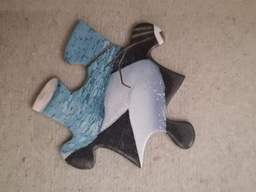
#> input picture work/assets/image-35.jpg, 256 x 192 px, shrunk from 600 x 450 before the run, found by its file name
$ jupyter execute --allow-errors Lab1.ipynb
#> lines starting #> are read from the running program, lines starting #| are printed output that depends on the picture; long printed decimals are rounded
# Computer Vision

## Lab 1

### Imports

[cell 1]
# Computation
import cv2
import numpy as np
import scipy
from skimage import color, filters
from sklearn import metrics

# Plotting
import matplotlib.pyplot as plt
import seaborn as sns

### Filter Kernels

[cell 2]
prewitt_vertical = np.array([[1, 1, 1], [0, 0, 0], [-1, -1, -1]])
prewitt_horizontal = np.array([[1, 0, -1], [1, 0, -1], [1, 0, -1]])
laplacian_2d = np.array([[0, -1, 0], [-1, 4, -1], [0, -1, 0]])

### Section 2 - Define Images

[cell 3]
# RGB
image_35 = np.array(cv2.imread("./image-35.jpg")
                    [:, :, ::-1], dtype=np.uint8)
image_83 = np.array(cv2.imread("./image-83.jpg")
                    [:, :, ::-1], dtype=np.uint8)
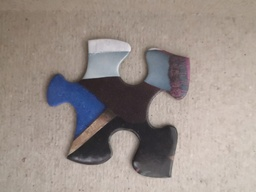
#> input picture work/assets/image-83.jpg, 256 x 192 px, shrunk from 600 x 450 before the run, found by its file name
image_110 = np.array(cv2.imread("./image-110.jpg")
                     [:, :, ::-1], dtype=np.uint8)
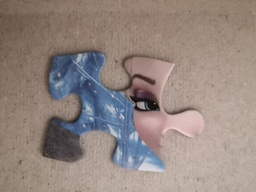
#> input picture work/assets/image-110.jpg, 256 x 192 px, shrunk from 600 x 450 before the run, found by its file name

images = [image_35, image_83, image_110]
num_images = len(images)
#> num_images = 3

# Grayscale
grayscale_35 = color.rgb2gray(image_35)
grayscale_83 = color.rgb2gray(image_83)
grayscale_110 = color.rgb2gray(image_110)

grayscales = [grayscale_35, grayscale_83, grayscale_110]
num_grayscales = len(grayscales)
#> num_grayscales = 3

# HSV
hsv_35 = color.rgb2hsv(image_35)
hsv_83 = color.rgb2hsv(image_83)
hsv_110 = color.rgb2hsv(image_110)

hsvs = [hsv_35, hsv_83, hsv_110]
num_hsvs = len(hsvs)
#> num_hsvs = 3

# Masks
mask_35 = np.array(cv2.imread("./mask-35.png")
                   [:, :, ::-1], dtype=np.uint8)
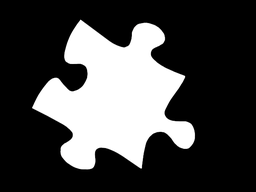
#> input picture work/assets/mask-35.png, 256 x 192 px, shrunk from 600 x 450 before the run, found by its file name
mask_83 = np.array(cv2.imread("./mask-83.png")
                   [:, :, ::-1], dtype=np.uint8)
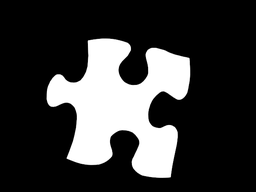
#> input picture work/assets/mask-83.png, 256 x 192 px, shrunk from 600 x 450 before the run, found by its file name
mask_110 = np.array(cv2.imread("./mask-110.png")
                    [:, :, ::-1], dtype=np.uint8)
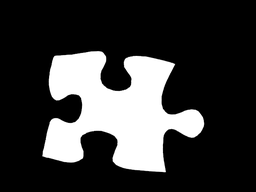
#> input picture work/assets/mask-110.png, 256 x 192 px, shrunk from 600 x 450 before the run, found by its file name
#> mask_110 is the input picture: shape (192, 256, 3); min 0, max 255, mean 57.4

masks = [mask_35, mask_83, mask_110]
num_masks = len(masks)
#> num_masks = 3

# Masks Binary
mask_gray_35 = color.rgb2gray(mask_35)
mask_bin_35 = (mask_gray_35 > filters.threshold_mean(mask_gray_35)) * 1.0


mask_gray_83 = color.rgb2gray(mask_83)
mask_bin_83 = (mask_gray_83 > filters.threshold_mean(mask_gray_83)) * 1.0

mask_gray_110 = color.rgb2gray(mask_110)
mask_bin_110 = (mask_gray_110 > filters.threshold_mean(mask_gray_110)) * 1.0

masks_bin = [mask_bin_35, mask_bin_83, mask_bin_110]
num_masks_bin = len(masks_bin)
#> num_masks_bin = 3

### Section 3 - Display Images

[cell 4]
fig = plt.figure(figsize=(num_images * 5, 15))

for image, grayscale, mask, mask_bin, hsv, i in zip(images, grayscales, masks, masks_bin, hsvs, range(num_images)):
    fig.add_subplot(5, num_images, i+1)
    plt.imshow(image)
    plt.axis('off')

    fig.add_subplot(5, num_images, num_images+i+1)
    plt.imshow(grayscale, cmap="gray")
    plt.axis('off')

    fig.add_subplot(5, num_images, 2*num_images+i+1)
    plt.imshow(mask)
    plt.axis('off')


    fig.add_subplot(5, num_images, 3*num_images+i+1)
    plt.imshow(mask_bin)
    plt.axis('off')

    fig.add_subplot(5, num_images, 4*num_images+i+1)
    plt.imshow(hsv)
    plt.axis('off')
#> this loop made 3 passes

### Section 4 - Descriptive Statistics

#### Statistics

[cell 5]
rows = [
    "width",
    "height",
    "total pixels",
    "black pixels",
    "white pixels",
    "gray min",
    "gray max",
    "puzzle min",
    "puzzle max",
    "bg min",
    "bg max",
    "gray mean",
    "puzzle mean",
    "bg mean",
    "puzzle var",
    "bg var",
]

columns = [
    "image-35",
    "image-83",
    "image-110"
]

[cell 6]
cell_text = np.zeros((len(rows), len(columns)))

#> (the rest of this cell did not finish here and is left out)

#### Histograms

[cell 7]
fig, axes = plt.subplots(14, num_images, sharey='row')

fig.set_figwidth(5 * num_images)
fig.set_figheight(5 * 14)
fig.tight_layout(h_pad=5)


for image, grayscale, mask, i in zip(images, grayscales, masks, range(num_images)):
    # 15. Image red pixel intensity histogram
    sns.histplot(
        ax=axes[0, i],
        data=image[:, :, 0].flatten(),
        color="r"
    ).set(
        title=f"red pixels intensities"
    )

    # 16. Image green pixel intensity histogram
    sns.histplot(
        ax=axes[1, i],
        data=image[:, :, 1].flatten(),
        color="g"
    ).set(
        title=f"green pixels intensities"
    )

    # 17. Image blue pixel intensity histogram
    sns.histplot(
        ax=axes[2, i],
        data=image[:, :, 2].flatten(),
        color="b"
    ).set(
        title=f"blue pixels intensities"
    )

    # 18.1 Mask red pixel intensity histogram
    sns.histplot(
        ax=axes[3, i],
        data=mask[:, :, 0].flatten(),
        color="r"
    ).set(
        title=f"mask red pixels intensities"
    )

    # 18.2 Mask green pixel intensity histogram
    sns.histplot(
        ax=axes[4, i],
        data=mask[:, :, 1].flatten(),
        color="g"
    ).set(
        title=f"mask green pixels intensities"
    )

    # 18.3 Mask blue pixel intensity histogram
    sns.histplot(
        ax=axes[5, i],
        data=mask[:, :, 2].flatten(),
        color="b"
    ).set(
        title=f"mask blue pixels intensities"
    )

    # 19.
    sns.histplot(
        ax=axes[6, i],
        data=image.flatten()
    ).set(
        title=f"rgb pixels intensities"
    )

    # 20.
    sns.histplot(
        ax=axes[7, i],
        data=grayscale.flatten()
    ).set(
        title=f"grayscale pixels intensities"
    )

    # 21.1 Hue pixel intensity histogram
    sns.histplot(
        ax=axes[8, i],
        data=hsv[:, :, 0].flatten()
    ).set(
        title=f"hue pixels intensities"
    )

    # 21.2 Saturation pixel intensity histogram
    sns.histplot(
        ax=axes[9, i],
        data=hsv[:, :, 1].flatten()
    ).set(
        title=f"saturation pixels intensities"
    )

    # 21.3 Value pixel intensity histogram
    sns.histplot(
        ax=axes[10, i],
        data=hsv[:, :, 2].flatten()
    ).set(
        title=f"value pixels intensities"
    )

    # 22.1 Hue pixel intensity histogram (Kernel Density Estimates)
    sns.histplot(
        ax=axes[11, i],
        data=hsv[:, :, 0].flatten(),
        kde=True
    ).set(
        title=f"hue pixels intensities"
    )

    # 22.2 Saturation pixel intensity histogram (Kernel Density Estimates)
    sns.histplot(
        ax=axes[12, i],
        data=hsv[:, :, 1].flatten(),
        kde=True
    ).set(
        title=f"saturation pixels intensities"
    )

    # 22.3 Value pixel intensity histogram (Kernel Density Estimates)
    sns.histplot(
        ax=axes[13, i],
        data=hsv[:, :, 2].flatten(),
        kde=True
    ).set(
        title=f"value pixels intensities"
    )
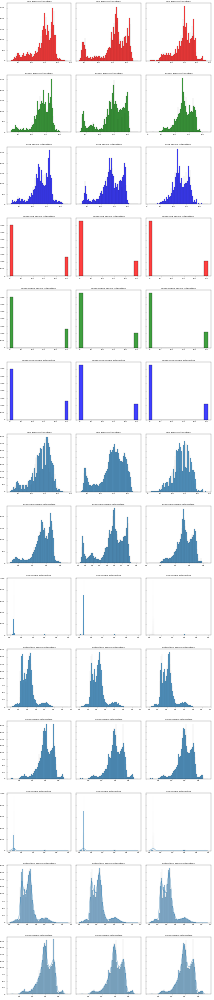
#> figure drawn by matplotlib, 42 panels; panel 1: tallest bar 2491 high, from x = 179.9 to 182.4; panel 4: tallest bar 2525 high, from x = 168.8 to 171; panel 7: tallest bar 2613 high, from x = 158.7 to 161.1; panel 10: tallest bar 35237 high, from x = 0 to 13.42

### Section 5 - Bonus

#### Contrast Stretching

[cell 8]
def channel_contrast_stretch(channel):
    channel_min, channel_max = np.amin(channel), np.amax(channel)
    return (channel - channel_min) / (channel_max - channel_min)


fig, axes = plt.subplots(4, num_images, sharey='row')

fig.set_figwidth(5 * num_images)
fig.set_figheight(5 * 4)
fig.tight_layout(h_pad=5)

for i, image in enumerate(images):
    image_float = image / 255
    image_stretched = np.zeros(image.shape)

    image_stretched[:, :, 0] = channel_contrast_stretch(image_float[:, :, 0])
    image_stretched[:, :, 1] = channel_contrast_stretch(image_float[:, :, 1])
    image_stretched[:, :, 2] = channel_contrast_stretch(image_float[:, :, 2])

    image_stretched = image_stretched * 255

    grayscale = color.rgb2gray(image_stretched)
    hsv = color.rgb2hsv(image_stretched)

    # Grayscale pixel intensity histogram for contrast stretched image
    sns.histplot(
        ax=axes[0, i],
        data=grayscale.flatten()
    ).set(
        title=f"grayscale contrast stretched"
    )

    # Hue pixel intensity histogram for contrast stretched image
    sns.histplot(
        ax=axes[1, i],
        data=hsv[:, :, 0].flatten()
    ).set(
        title=f"hue pixels intensities contrast stretched"
    )

    # Saturation pixel intensity histogram for contrast stretched image
    sns.histplot(
        ax=axes[2, i],
        data=hsv[:, :, 1].flatten()
    ).set(
        title=f"saturation pixels intensities contrast stretched"
    )

    # Value pixel intensity histogram for contrast stretched image
    sns.histplot(
        ax=axes[3, i],
        data=hsv[:, :, 2].flatten()
    ).set(
        title=f"value pixels intensities contrast stretched"
    )
#> this loop made 3 passes
#> pass 1, `image_stretched = image_stretched * 255`:
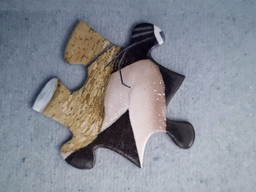
#> image_stretched: shape (192, 256, 3) float64; mean of channels 0, 1, 2 147.6, 139.7, 136.5; drawn as B, G, R
#> after the loop:
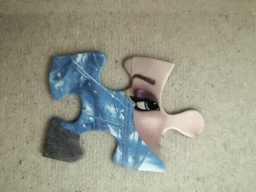
#> image_stretched: shape (192, 256, 3) float64; mean R, G, B 151.5, 153.3, 137.3

#### Histogram Equalization

[cell 9]
def channel_equalization(channel):
    hist, bins = np.histogram(channel.flatten(), 256, [0, 1])
    cdf = hist.cumsum()
    normalized = cdf * hist.max() / cdf.max()
    return normalized


fig, axes = plt.subplots(4, num_images, sharey='row')

fig.set_figwidth(5 * num_images)
fig.set_figheight(5 * 4)
fig.tight_layout(h_pad=5)

for grayscale, hsv, i in zip(grayscales, hsvs, range(num_images)):
    grayscale_equalized = channel_equalization(grayscale)
    hue_equalized = channel_equalization(hsv[:, :, 0])
    saturation_equalized = channel_equalization(hsv[:, :, 1])
    value_equalized = channel_equalization(hsv[:, :, 2])

    # Grayscale pixel intensity histogram for contrast stretched image
    sns.histplot(
        ax=axes[0, i],
        data=grayscale_equalized.flatten()
    ).set(
        title=f"grayscale equalized histogram"
    )

    # Hue pixel intensity histogram for contrast stretched image
    sns.histplot(
        ax=axes[1, i],
        data=hue_equalized.flatten()
    ).set(
        title=f"hue pixels intensities contrast stretched"
    )

    # Saturation pixel intensity histogram for contrast stretched image
    sns.histplot(
        ax=axes[2, i],
        data=saturation_equalized.flatten()
    ).set(
        title=f"saturation pixels intensities contrast stretched"
    )

    # Value pixel intensity histogram for contrast stretched image
    sns.histplot(
        ax=axes[3, i],
        data=value_equalized.flatten()
    ).set(
        title=f"value pixels intensities contrast stretched"
    )
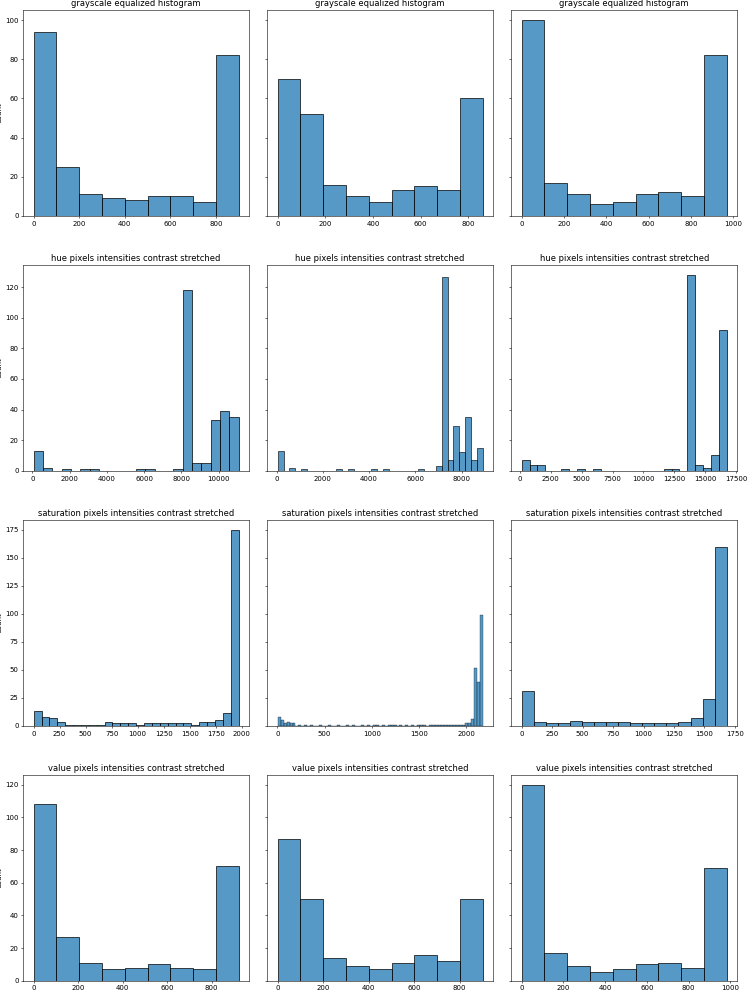
#> figure drawn by matplotlib, 12 panels; panel 1: tallest bar 94 high, from x = 0 to 99.89; panel 4: tallest bar 118 high, from x = 8070 to 8570.2; panel 7: tallest bar 175 high, from x = 1893.3 to 1969; panel 10: tallest bar 108 high, from x = 0 to 102.3

### Section 6 - Background Classifier

#### Question 1

[cell 10]
def convolve(image_arr, kernel):
    """Apply a convolution to an image based on given kernel and padding type

    Args:
        image_arr (NDArray): N X M Image
        kernel (NDArray): _description_

    Returns:
        new_image_arr (NDArray): N X M Image with applied filter
    """
    # Rotate 180 for convolution
    kernel = np.rot90(kernel, k=2)

    kernel_h, kernel_w = kernel.shape
#> kernel_h = 3; kernel_w = 3
    pad_h, pad_w = kernel_h // 2, kernel_w // 2
#> pad_h = 1; pad_w = 1

    height, width = image_arr.shape
#> height = 192; width = 256

    pad_width = ((pad_h, pad_h), (pad_w, pad_w))
#> pad_width = ((1, 1), (1, 1))
    image_pad = np.pad(image_arr, pad_width=pad_width)

    new_image = np.zeros(image_arr.shape)
    for i in range(height):
        for j in range(width):
            new_image[i, j] = (
                image_pad[i:i+kernel_h, j:j+kernel_w] * kernel).sum()

    return new_image

[cell 11]
# Test Convolve
image_float = image_35 / 255

custom_convolution = np.zeros(image_float.shape)
custom_convolution[:, :, 0] = convolve(image_float[:, :, 0], laplacian_2d)
custom_convolution[:, :, 1] = convolve(image_float[:, :, 1], laplacian_2d)
custom_convolution[:, :, 2] = convolve(image_float[:, :, 2], laplacian_2d)

library_convolution = cv2.filter2D(
    image_float, -1, np.rot90(laplacian_2d, k=2))

fig = plt.figure(figsize=(15, 5))
fig.add_subplot(1, 2, 1)
plt.imshow(custom_convolution)
plt.axis('off')

fig.add_subplot(1, 2, 2)
plt.imshow(library_convolution)
plt.axis('off')
#> Out = (-0.5, 255.5, 191.5, -0.5)

#### Question 2

[cell 12]
def get_image_features(image, hsv):
    features = np.zeros((np.prod(image.shape[:-1]), 15))
    image_float = image / 255

    image_r = image_float[:, :, 0]
    image_g = image_float[:, :, 1]
    image_b = image_float[:, :, 2]

    # RGB
    features[:, 0] = image_r.flatten()
    features[:, 1] = image_g.flatten()
    features[:, 2] = image_b.flatten()

    # HSV
    features[:, 3] = hsv[:, :, 0].flatten()
    features[:, 4] = hsv[:, :, 1].flatten()
    features[:, 5] = hsv[:, :, 2].flatten()

    # Prewitt Vertical
    features[:, 6] = convolve(image_r, prewitt_vertical).flatten()
#> after the loop in convolve (call 4), `for i in range(height):`:
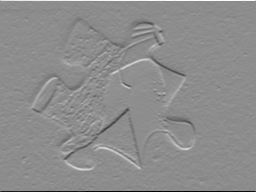
#> new_image: shape (192, 256) float64; min -2.28, max 1.84, mean 0.00197; drawn with min black and max white
    features[:, 7] = convolve(image_g, prewitt_vertical).flatten()
    features[:, 8] = convolve(image_b, prewitt_vertical).flatten()

    # Prewitt Horizontal
    features[:, 9] = convolve(image_r, prewitt_horizontal).flatten()
    features[:, 10] = convolve(image_g, prewitt_horizontal).flatten()
    features[:, 11] = convolve(image_b, prewitt_horizontal).flatten()

    # Laplacian
    features[:, 12] = convolve(image_r, laplacian_2d).flatten()
    features[:, 13] = convolve(image_g, laplacian_2d).flatten()
    features[:, 14] = convolve(image_b, laplacian_2d).flatten()

    return features

[cell 13]
training_features = get_image_features(image_35, hsv_35)
print(training_features.shape)
#| (49152, 15)

#### Question 3

[cell 14]
features_mean = np.mean(training_features, axis=0)
#> features_mean = [0.573, 0.532, 0.505, 0.216, 0.18, 0.59, 0.00197, 0.00221, 0.00247, 0.00155, 0.0016, 0.00173, 0.0112, 0.0101, 0.00909]
print("mean", features_mean.shape)
#| mean (15,)

features_cov = np.cov(training_features.T)
print("cov", features_cov.shape)
#| cov (15, 15)

#### Question 4

[cell 15]
validation_features = get_image_features(image_83, hsv_83)
print(validation_features.shape)
#| (49152, 15)

[cell 16]
normal_dist = scipy.stats.multivariate_normal(
    mean=features_mean,
    cov=features_cov)
normal_pdf = normal_dist.pdf(validation_features)

print(f"θ_min = {normal_pdf.min()}")
#| θ_min = 7.730755193111702e-198
print(f"θ_max = {normal_pdf.max()}")
#| θ_max = 885897727534891.0

theta = 1.6e+12

predicted = (normal_pdf < theta).reshape(image_83.shape[:-1]) * 1

accuracy = 1 - \
    np.sum(np.abs(predicted - mask_bin_83)) / \
    np.prod(predicted.shape)
#> accuracy = 0.9

print(f"accuracy = {accuracy}")
#| accuracy = 0.9002

[cell 17]
fig = plt.figure(figsize=(num_images * 5, 15))

fig.add_subplot(1, 3, 1)
plt.imshow(image_83)
plt.axis('off')
plt.title("image-83.jpg")

fig.add_subplot(1, 3, 2)
plt.imshow(predicted, cmap='gray')
plt.axis('off')
plt.title(f"image-83.jpg (inference)")

fig.add_subplot(1, 3, 3)
plt.imshow(mask, cmap='gray')
plt.axis('off')
plt.title("mask-83.png")

#### Question 5

[cell 18]
def get_image_features_with_hsv(image, hsv):
    features = np.zeros((np.prod(image.shape[:-1]), 24))
    features[:, :15] = get_image_features(image, hsv)

    hue = hsv[:, :, 0]
    saturation = hsv[:, :, 1]
    value = hsv[:, :, 2]

    # HSV Prewitt Vertical
    features[:, 15] = convolve(hue, prewitt_vertical).flatten()
    features[:, 16] = convolve(saturation, prewitt_vertical).flatten()
    features[:, 17] = convolve(value, prewitt_vertical).flatten()

    # HSV Prewitt Horizontal
    features[:, 18] = convolve(hue, prewitt_horizontal).flatten()
    features[:, 19] = convolve(saturation, prewitt_horizontal).flatten()
    features[:, 20] = convolve(value, prewitt_horizontal).flatten()

    # HSV Laplacian
    features[:, 21] = convolve(hue, laplacian_2d).flatten()
    features[:, 22] = convolve(saturation, laplacian_2d).flatten()
    features[:, 23] = convolve(value, laplacian_2d).flatten()

    return features

##### With HSV

[cell 19]
training_features_hsv = get_image_features_with_hsv(image_35, hsv_35)
print(training_features_hsv.shape)
#| (49152, 24)

[cell 20]
features_hsv_mean = np.mean(training_features_hsv, axis=0)
#> features_hsv_mean = 24 values, max 0.59 at index 5, min -0.00139 at index 16, mean 0.111
print("mean", features_hsv_mean.shape)
#| mean (24,)

features_hsv_cov = np.cov(training_features_hsv.T)
print("cov", features_hsv_cov.shape)
#| cov (24, 24)

[cell 21]
validation_features_hsv = get_image_features_with_hsv(image_83, hsv_83)
print(validation_features_hsv.shape)
#| (49152, 24)

[cell 22]
normal_dist_hsv = scipy.stats.multivariate_normal(
    mean=features_hsv_mean,
    cov=features_hsv_cov)
normal_pdf_hsv = normal_dist_hsv.pdf(validation_features_hsv)

print(f"θ_min = {normal_pdf_hsv.min()}")
#| θ_min = 0.0
print(f"θ_max = {normal_pdf_hsv.max()}")
#| θ_max = 1.2838266686207264e+23

theta_hsv = 4e+20

predicted_hsv = (normal_pdf_hsv < theta_hsv)\
    .reshape(image_83.shape[:-1]) * 1.0

accuracy_hsv = 1 - \
    np.sum(np.abs(predicted_hsv - mask_bin_83)) / \
    np.prod(predicted_hsv.shape)
#> accuracy_hsv = 0.847

print(f"accuracy = {accuracy_hsv}")
#| accuracy = 0.8465

[cell 23]
fig = plt.figure(figsize=(num_images * 5, 15))

fig.add_subplot(1, 3, 1)
plt.imshow(image_83)
plt.axis('off')
plt.title("image-83.jpg")

fig.add_subplot(1, 3, 2)
plt.imshow(predicted_hsv, cmap='gray')
plt.axis('off')
plt.title(f"image-83.jpg (inference)")

fig.add_subplot(1, 3, 3)
plt.imshow(mask, cmap='gray')
plt.axis('off')
plt.title("mask-83.png")

##### Without RGB Pixels

[cell 24]
training_features_no_rgb = training_features_hsv[:, 3:]
validation_features_no_rgb = validation_features_hsv[:, 3:]

features_no_rgb_mean = np.mean(training_features_no_rgb, axis=0)
#> features_no_rgb_mean = 21 values, max 0.59 at index 2, min -0.00139 at index 13, mean 0.0498
print("mean", features_no_rgb_mean.shape)
#| mean (21,)

features_no_rgb_cov = np.cov(training_features_no_rgb.T)
print("cov", features_no_rgb_cov.shape)
#| cov (21, 21)

[cell 25]
normal_dist_no_rgb = scipy.stats.multivariate_normal(
    mean=features_no_rgb_mean,
    cov=features_no_rgb_cov)
normal_pdf_no_rgb = normal_dist_no_rgb.pdf(
    validation_features_no_rgb)

print(f"θ_min = {normal_pdf_no_rgb.min()}")
#| θ_min = 0.0
print(f"θ_max = {normal_pdf_no_rgb.max()}")
#| θ_max = 3.905761452791095e+18

theta_no_rgb = 8e+15

predicted_no_rgb = (normal_pdf_no_rgb < theta_no_rgb)\
    .reshape(image_83.shape[:-1]) * 1.0

accuracy_no_rgb = 1 - \
    np.sum(np.abs(predicted_no_rgb - mask_bin_83)) / \
    np.prod(predicted_no_rgb.shape)
#> accuracy_no_rgb = 0.878

print(f"accuracy = {accuracy_no_rgb}")
#| accuracy = 0.8775

[cell 26]
fig = plt.figure(figsize=(num_images * 5, 15))

fig.add_subplot(1, 3, 1)
plt.imshow(image_83)
plt.axis('off')
plt.title("image-83.jpg")

fig.add_subplot(1, 3, 2)
plt.imshow(predicted_no_rgb, cmap='gray')
plt.axis('off')
plt.title(f"image-83.jpg (predicted)")

fig.add_subplot(1, 3, 3)
plt.imshow(mask, cmap='gray')
plt.axis('off')
plt.title("mask-83.png")

#### Question 6

##### Test features

[cell 27]
testing_features = get_image_features(image_110, hsv_110)
print(testing_features.shape)
#| (49152, 15)

[cell 28]
normal_test_pdf = normal_dist.pdf(testing_features)

# Check pdf < theta to invert
test_predicted = (normal_test_pdf < theta).reshape(image_110.shape[:-1]) * 1.0

accuracy = 1 - \
    np.sum(np.abs(test_predicted - mask_bin_110)) / \
    np.prod(test_predicted.shape)
#> accuracy = 0.925

print(f"accuracy = {accuracy}")
#| accuracy = 0.9253

#### Question 7

##### a) Confusion matrix

[cell 29]
test_cm = metrics.confusion_matrix(mask_bin_110.flatten(), test_predicted.flatten())
#> test_cm = [[34240, 3639], [34, 11239]]
test_cm
#> Out = [[34240, 3639], [34, 11239]]

[cell 30]
testing_features_hsv = get_image_features_with_hsv(image_110, hsv_110)
testing_features_no_rgb = testing_features_hsv[:, 3:]

[cell 31]
normal_test_pdf_hsv = normal_dist_hsv.pdf(testing_features_hsv)

test_predicted_hsv = (normal_test_pdf_hsv < theta_hsv) * 1.0

test_hsv_cm = metrics.confusion_matrix(mask_bin_110.flatten(), test_predicted_hsv)
#> test_hsv_cm = [[32647, 5232], [15, 11258]]
test_hsv_cm
#> Out = [[32647, 5232], [15, 11258]]

[cell 32]
normal_test_pdf_no_rgb = normal_dist_no_rgb.pdf(testing_features_no_rgb)

test_predicted_no_rgb = (normal_test_pdf_no_rgb < theta_no_rgb) * 1.0

test_no_rgb_cm = metrics.confusion_matrix(mask_bin_110.flatten(), test_predicted_no_rgb)
#> test_no_rgb_cm = [[33558, 4321], [1610, 9663]]
test_no_rgb_cm
#> Out = [[33558, 4321], [1610, 9663]]

##### b) Cohen's Kappa

[cell 33]
test_kappa = metrics.cohen_kappa_score(mask_bin_110.flatten(), test_predicted.flatten())
#> test_kappa = 0.81
print(f"Kappa = {test_kappa}")
#| Kappa = 0.8099

test_hsv_kappa = metrics.cohen_kappa_score(mask_bin_110.flatten(), test_predicted_hsv)
#> test_hsv_kappa = 0.74
print(f"Kappa = {test_hsv_kappa} (With HSV)")
#| Kappa = 0.7402 (With HSV)

test_no_rgb_kappa = metrics.cohen_kappa_score(mask_bin_110.flatten(), test_predicted_no_rgb)
#> test_no_rgb_kappa = 0.685
print(f"Kappa = {test_no_rgb_kappa} (Without RGB)")
#| Kappa = 0.6852 (Without RGB)

##### c) IoU (Intersection over Union)

[cell 34]
test_intersection = np.count_nonzero(mask_bin_110 * test_predicted)
#> test_intersection = 11239
test_union = np.count_nonzero(mask_bin_110 + test_predicted)
#> test_union = 14912
test_iou = test_intersection / test_union
#> test_iou = 0.754
print(f"IoU = {test_iou}")
#| IoU = 0.7537

test_hsv_intersection = np.count_nonzero(mask_bin_110.flatten() * test_predicted_hsv)
#> test_hsv_intersection = 11258
test_hsv_union = np.count_nonzero(mask_bin_110.flatten() + test_predicted_hsv)
#> test_hsv_union = 16505
test_hsv_iou = test_hsv_intersection / test_hsv_union
#> test_hsv_iou = 0.682
print(f"IoU = {test_hsv_iou} (With HSV)")
#| IoU = 0.6821 (With HSV)

test_no_rgb_intersection = np.count_nonzero(mask_bin_110.flatten() * test_predicted_no_rgb)
#> test_no_rgb_intersection = 9663
test_no_rgb_union = np.count_nonzero(mask_bin_110.flatten() + test_predicted_no_rgb)
#> test_no_rgb_union = 15594
test_no_rgb_iou = test_no_rgb_intersection / test_no_rgb_union
#> test_no_rgb_iou = 0.62
print(f"IoU = {test_no_rgb_iou} (Without RGB)")
#| IoU = 0.6197 (Without RGB)
